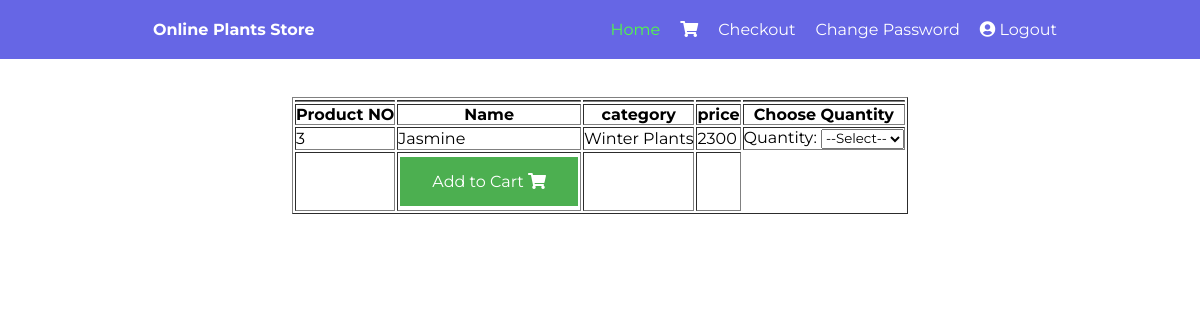
The app's page /customer/viewProducts.php?id=3 with its own data.
### tables this page shows
CREATE TABLE `products` (
  `id` int(10) NOT NULL,
  `title` varchar(150) NOT NULL,
  `category` varchar(150) NOT NULL,
  `description` varchar(255) NOT NULL,
  `purchasing_price` int(10) NOT NULL,
  `salling_old_price` int(10) NOT NULL,
  `selling_new_price` int(10) NOT NULL,
  `qty` int(10) NOT NULL,
  `status` varchar(100) NOT NULL,
  `product_type` varchar(100) NOT NULL,
  `photo` longblob NOT NULL
);

### customer/viewProducts.php (the view, shortened to what this page needs)
<?php include '../config.php';?>
<?php
if(isset($_GET['id']))
{
 $productid=$_GET['id'];
$productid=$_SESSION["productid"];
}
include "header.php";
$result = $con->query("SELECT * FROM products where id= '$productid'");
 if($result->num_rows > 0)
 {
	$row = $result->fetch_assoc();
?>
   <form method="POST" action="ViewProducts.php">
   <?php
   $unitPrice=$row['selling_new_price'];
	 $title=$row['title'];
	 $category=$row['category'];
   ?>
   <br>
   <br>
   <center>
<table border=1>
<tr><td></td>
<td></td><td></td><td></td><td></td>
</tr>
<tr><th>Product NO</th><th>Name</th><th>category</th><th>price</th><th>Choose Quantity</th></tr>
<tr><td><?php echo $productid;  ?></td>
<td><?php echo $title;  ?></td>
<td><?php echo $category;  ?></td><td>
<?php echo $unitPrice;  ?></td><td> Quantity:
	   <select name ="qty" id="qty">
  <option value="Select" >--Select--</option>
</select>
</td></tr>
<tr><td></td><td><button class="button1" type="submit" name="done" >Add to Cart <i class="fa fa-shopping-cart"></i></button></td><td></td><td></td></tr>
</table>
 </center>
<?php
 }
?>
                </form>
</body>
</html>

### assets/mystyle.css (style rules this page uses)
* { padding: 0; margin: 0; font-family: 'Montserrat', sans-serif; }
html body { max-width: 100%; overflow-x: hidden; }
.button1 { background-color: #4CAF50; border: none; color: white; padding: 15px 32px; text-align: center; text-decoration: none; display: inline-block; font-size: 16px; margin: 4px 2px; cursor: pointer; }

### records on screen
products: title "Jasmine", category "Winter Plants", selling_new_price "2300"

### other values on screen
$productid "3"
